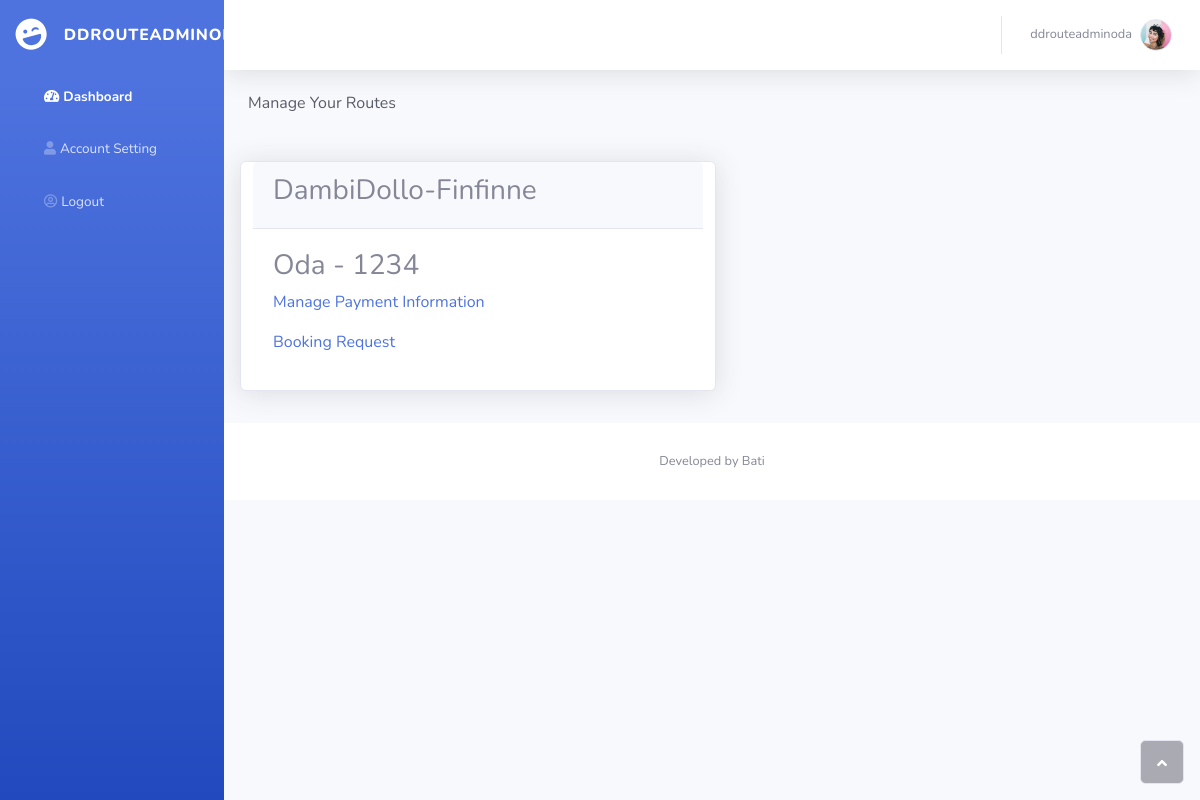
Page /booker/home/6/ (signed in) on the committed database.
### Bus_admin/models.py (models this page shows, shortened)
class SubRoute(models.Model):
    sub_route_admin=models.ForeignKey(User, on_delete=models.CASCADE, null=True)
    main_route=models.ForeignKey(Route, on_delete=models.CASCADE, null=True)
    bus=models.ForeignKey(Single_Bus, on_delete=models.SET_NULL, null=True)
    updated = models.DateTimeField(auto_now=True, null=True)
    created = models.DateTimeField(auto_now_add=True, null=True)

class Route(models.Model):
    route_admin=models.ForeignKey(User, on_delete=models.CASCADE, null=True)
    name=models.CharField(max_length=255, null=True)
    start=models.CharField(max_length=255, null=True)
    destination=models.CharField(max_length=255, null=True)
    via_cities=models.CharField(max_length=255, null=True)
    travel_date=models.DateField(null=True)
    travel_begin_time=models.TimeField(null=True)
    travel_distance=models.IntegerField(null=True)
    travel_aproximate_time=models.CharField(max_length=255, null=True)
    single_seat_price=models.IntegerField(null=True)
    travel_facilities=models.CharField(max_length=255, null=True)
    updated=models.DateTimeField(auto_now=True, null=True)
    created=models.DateTimeField(auto_now_add=True, null=True)

class Single_Bus(models.Model):
    bus=models.ForeignKey(Bus, on_delete=models.CASCADE, null=True)
    plate_number=models.CharField(max_length=200, null=True)
    bus_number=models.CharField(max_length=200, null=True)
    bus_type=models.CharField(max_length=200, null=True)
    bus_detail=models.CharField(max_length=200, null=True)
    number_of_seats=models.IntegerField()
    updated=models.DateTimeField(auto_now=True, null=True)
    created=models.DateTimeField(auto_now_add=True, null=True)

### System_admin/models.py (models this page shows, shortened)
class Bus(models.Model):
    name=models.CharField(max_length=255, null=True)
    bus_admin=models.ForeignKey(User, on_delete=models.CASCADE , null=True)
    number_of_buses=models.IntegerField(null=True)
    bus_photo=models.ImageField(max_length=55, null=True)
    updated=models.DateTimeField(auto_now=True, null=True)
    created=models.DateTimeField(auto_now_add=True, null=True)

### Customer/decorators.py (the view)
        def wrapper_func(request, *args, **kwargs):
            group=None
            if request.user.groups.exists():
                group=request.user.groups.all()[0].name
            if group in allowed_roles:
                return view_func(request, *args, **kwargs)
            else:
                return HttpResponse('You are not allowed')

### Booker/views.py (called while the page is built)
@login_required(login_url='login')
@allowed_users(allowed_roles=['booker'])
def home(request, pk):
    user = get_object_or_404(User, id=pk)
    subroutes=user.subroute_set.filter()
    context={'user':user, 'subroutes':subroutes}
    if request.user != user:
           return HttpResponse("You are not allowed here!")
    return render(request, 'Booker/home.html', context)

### Booker/templates/Booker/home.html
{% extends 'booker/bookermain.html'%} {% block content%}
<div class="container-fluid">
    <div class="d-sm-flex justify-content-between align-items-center mb-4">
        <h6 class="text-dark mb-0">Manage Your Routes</h6>
    </div>
    <div class="row mt-1 py-3 my-2">
        {% for subroute in subroutes%}
        <div class="card shadow col-lg-6 my-2 mx-1">
            <div class="card-header ">
                <h3>{{subroute.main_route.name}}</h3>
            </div>
            <div class="card-body">
                <h3>{{subroute.bus.bus.name}} - {{subroute.bus.bus_number}}</h3>
                <p><a href="{% url 'Booker:manage-payment_info' subroute.main_route.id %}">Manage Payment Information</a></p>
                {% if request.user == subroute.sub_route_admin%}
                <div>
                    <p><a href="{% url 'Booker:booking-request' subroute.id %}">Booking Request</a></p>
                </div>
                {%endif%}
            </div>
        </div>
        {%endfor%}
    </div>
</div>
{%endblock content%}

### templates/booker/bookernavbar.html (shortened to what this page needs)
<div id="wrapper">
    <nav class="navbar navbar-dark align-items-start sidebar sidebar-dark accordion bg-gradient-primary p-0">
        <div class="container-fluid d-flex flex-column p-0">
            <a class="navbar-brand d-flex justify-content-center align-items-center sidebar-brand m-0" href="{% url 'Booker:home' request.user.id %}">
                <div class="sidebar-brand-icon rotate-n-15"><i class="fas fa-laugh-wink"></i></div>
                <div class="sidebar-brand-text mx-3"> <span>{{request.user.username}}</span> </div>
            </a>
            <ul class="nav navbar-nav text-light" id="accordionSidebar">
                <li class="nav-item" role="presentation"><a class="nav-link active" href="{% url 'Booker:home' request.user.id %}"><i
                            class="fas fa-tachometer-alt"></i><span>Dashboard</span></a></li>
                <li class="nav-item" role="presentation"><a class="nav-link" href="./profile.html"><i
                            class="fas fa-user"></i><span>Account Setting</span></a></li>
                <li class="nav-item" role="presentation"><a class="nav-link" href="{%url 'logout' %}"><i
                            class="far fa-user-circle"></i><span>Logout</span></a></li>
            </ul>
        </div>
    </nav>
    <div class="d-flex flex-column" id="content-wrapper">
        <div id="content">
            <nav class="navbar navbar-light navbar-expand bg-white shadow mb-4 topbar static-top">
                <div class="container-fluid"><button class="btn btn-link d-md-none rounded-circle mr-3" id="sidebarToggleTop" type="button"></button>
                    <ul class="nav navbar-nav flex-nowrap ml-auto">
                        <li class="nav-item dropdown no-arrow" role="presentation">
                            <div class="nav-item dropdown no-arrow"><a class="dropdown-toggle nav-link" data-toggle="dropdown" aria-expanded="false" href="#"><span
                                        class="d-none d-lg-inline mr-2 text-gray-600 small">{{request.user.username}}</span><img
                                        class="border rounded-circle img-profile"
                                        src="/assets/img/avatars/avatar1.jpeg"></a>
                            </div>
                        </li>
                    </ul>
                </div>
            </nav>

### rows in the picture
SubRoute: main_route.name "DambiDollo-Finfinne", bus.bus.name "Oda", bus.bus_number "1234", shows "Booking Request"

### other values in the picture
{{ request.user.username }} "DDROUTEADMINODA"
{{ request.user.username }} "ddrouteadminoda"
